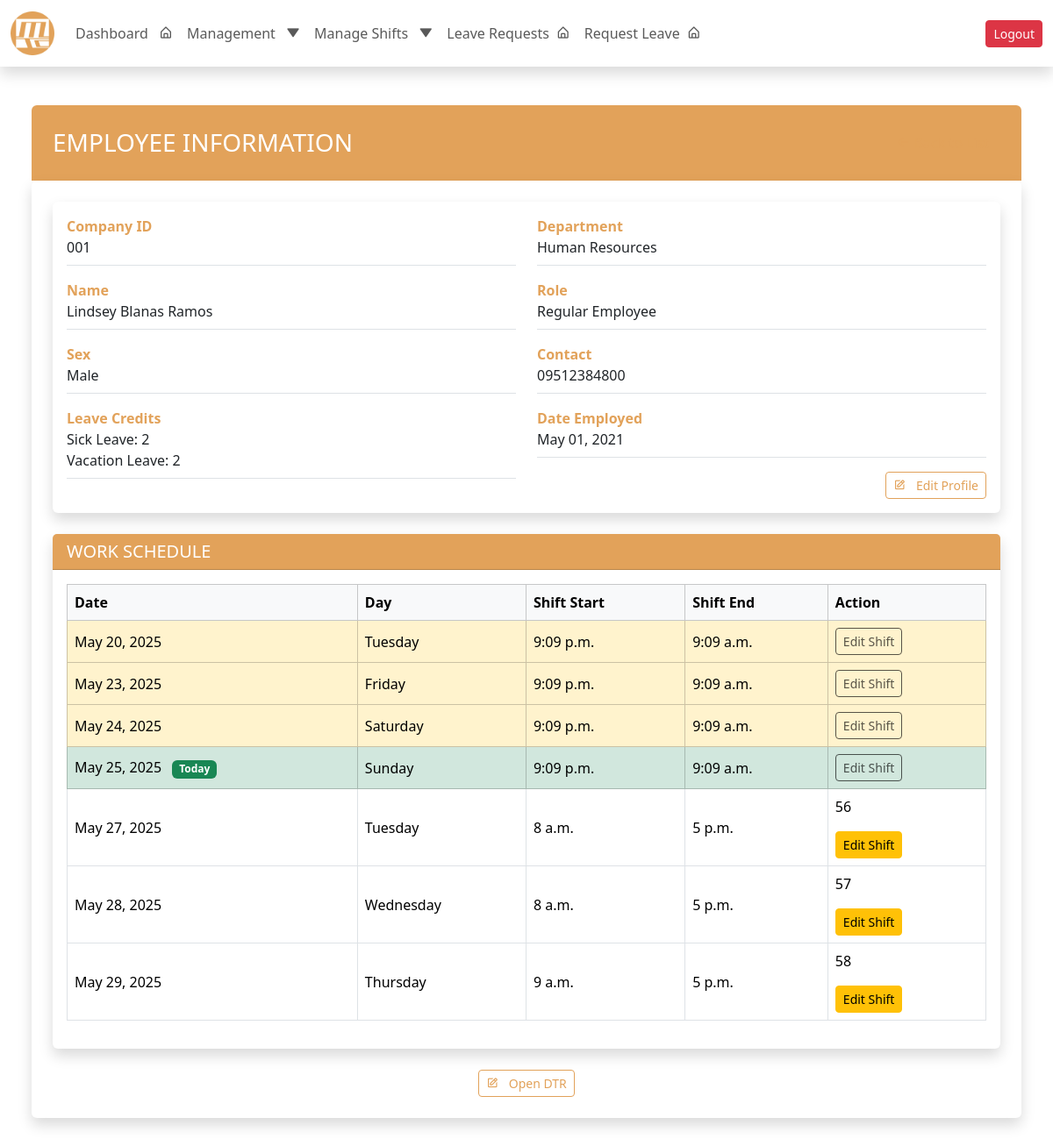
Before: /employee/view/10/ (signed in) with the older database file.
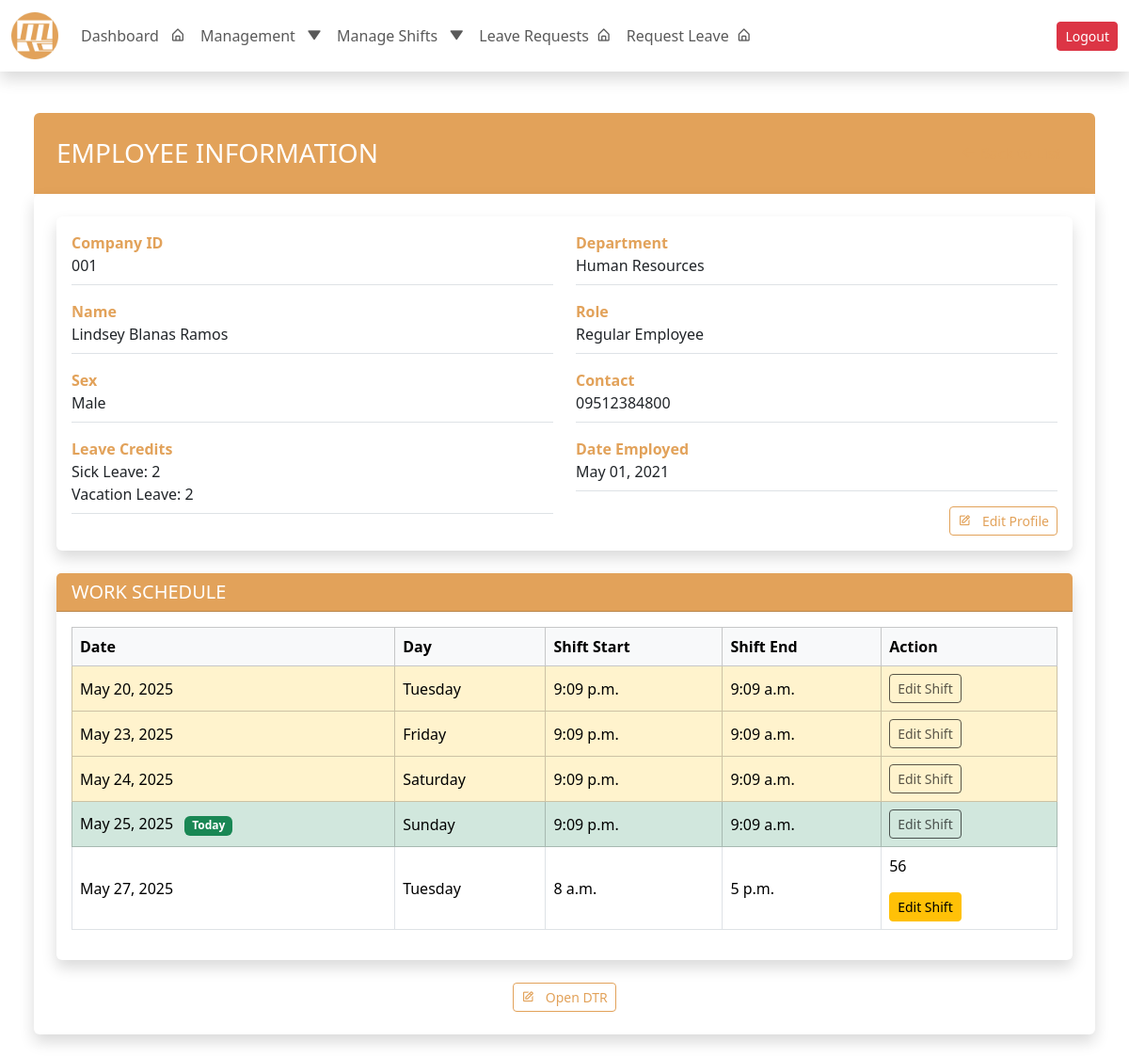
After: the same page with the newer database file.
### core/models.py (models this page shows, shortened)
class Shift(models.Model):
    employee = models.ForeignKey(
        'Employee',
        on_delete=models.CASCADE,
        related_name='shifts'
    )
    department = models.ForeignKey(
        'Department',
        on_delete=models.CASCADE,
        related_name='shifts'
    )
    shift_date = models.DateField(default=timezone.now)
    shift_start = models.TimeField()
    shift_end = models.TimeField()
    class Meta:
        verbose_name = 'Shift'
        verbose_name_plural = 'Shifts'
        db_table = 'shift_table'
        ordering = ['shift_date', 'shift_start']

### core/views.py (the view)
# urls.py: path('employee/view/<int:pk>/', views.view_employee_information, name='employee_information'),
def view_employee_information(request, pk):
    employee = get_object_or_404(Employee, employee_id=pk)
    shifts = Shift.objects.filter(employee=employee).order_by('shift_date', 'shift_start')
    today = date.today()
    start_of_week = today - timedelta(days=today.weekday())  # Monday
    end_of_week = start_of_week + timedelta(days=6)          # Sunday
    context = {
        'employee': employee,
        'shifts': shifts,
        'today': today,
        'start_of_week': start_of_week,
        'end_of_week': end_of_week,
    }
    return render(request, 'view_employee_information.html', context)

### core/models.py (called while the page is built)
    def __str__(self):
        return self.name

### core/templates/view_employee_information.html (shortened to what the changed rows need)
{% extends "base.html" %}
{% block content %}
<div class="container-fluid" style="max-width: 1200px;">
    <div class="bg-white p-4 rounded shadow">
        <div class="card border-0 shadow mb-4">
            <div class="card-body">
                <table class="table table-bordered table-hover align-middle">
                    <thead class="table-light">
                        <tr>
                            <th>Date</th>
                            <th>Day</th>
                            <th>Shift Start</th>
                            <th>Shift End</th>
                            <th>Action</th>
                        </tr>
                    </thead>
                    <tbody>
                        {% for shift in shifts %}
                        <tr
                            {% if shift.shift_date == today %}
                                class="table-success"
                            {% elif shift.shift_date >= start_of_week and shift.shift_date <= end_of_week %}
                                class="table-warning"
                            {% endif %}
                        >
                            <td>
                                {{ shift.shift_date }}
                                {% if shift.shift_date == today %}
                                    <span class="badge bg-success ms-2">Today</span>
                                {% endif %}
                            </td>
                            <td>{{ shift.shift_date|date:"l" }}</td>
                            <td>{{ shift.shift_start }}</td>
                            <td>{{ shift.shift_end }}</td>
                            <td>
                                {% if shift.shift_date > today %}
                                    <p>{{ shift.id }}</p>
                                    <a href="{% url 'edit_shift' shift.id %}" class="btn btn-sm btn-warning me-1">Edit Shift</a>
                                {% else %}
                                    <button class="btn btn-sm  me-1" disabled>Edit Shift</button>
                                {% endif %}
                            </td>
                        </tr>
                        {% endfor %}
                    </tbody>
                </table>
            </div>
        </div>
    </div>
</div>
{% endblock %}

Changed rows visible on the page:
removed Shift: shift_date "May 28, 2025", shift_date "Wednesday", shift_start "8 a.m.", shift_end "5 p.m.", id "57"
removed Shift: shift_date "May 29, 2025", shift_date "Thursday", shift_start "9 a.m.", shift_end "5 p.m.", id "58"
